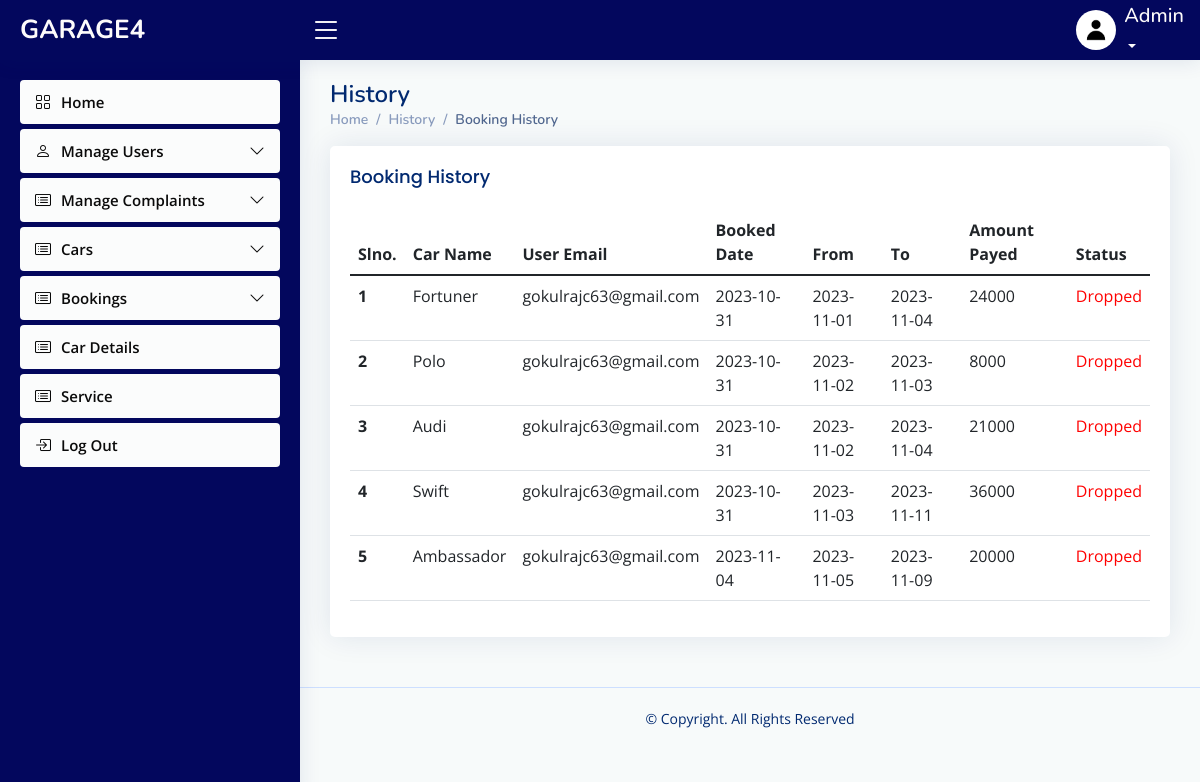
Page /admin/bookinghistory.php on the earlier database version.
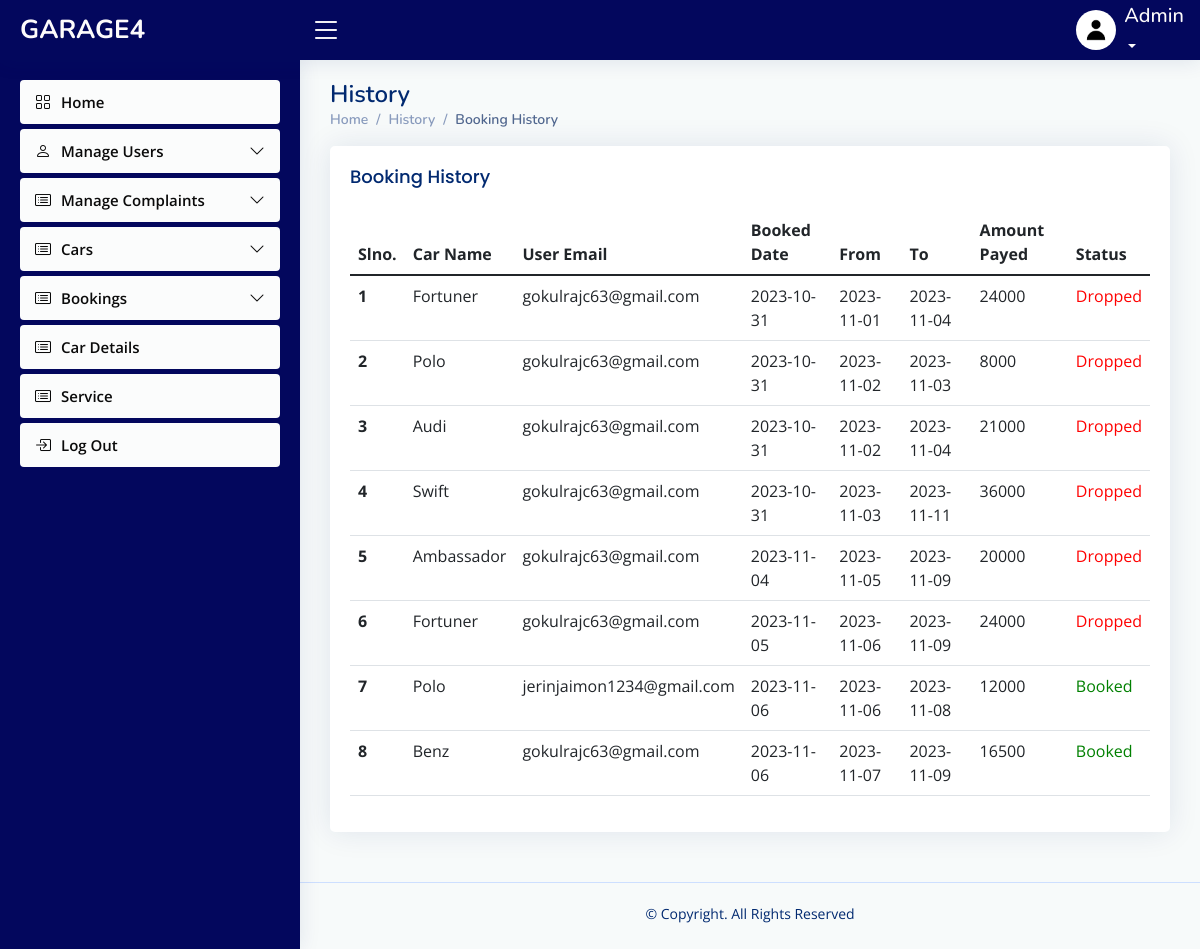
Same page on the later database version.
### tables this page shows
CREATE TABLE `booking` (
  `booking_id` int(11) NOT NULL,
  `carname` varchar(60) NOT NULL,
  `category` varchar(40) NOT NULL,
  `color` varchar(40) NOT NULL,
  `capacity` varchar(40) NOT NULL,
  `rate` varchar(40) NOT NULL,
  `car_id` varchar(20) NOT NULL,
  `email` varchar(50) NOT NULL,
  `days` varchar(40) NOT NULL,
  `bdate` date NOT NULL,
  `pick` date NOT NULL,
  `dropd` date NOT NULL,
  `total` varchar(40) NOT NULL,
  `status` int(11) NOT NULL,
  `payment` int(11) NOT NULL
);

### connect.php (called while the page is built, shortened)
<?php
$dbname="garage4";
$conn=mysqli_connect("localhost","root","",$dbname);
function select_data($sql)
{
  global $conn;
  $res = mysqli_query($conn, $sql);
  if ($res)
    return $res;
  else
    return False;
}
?>

### admin/bookinghistory.php (the view, shortened to what this page needs)
<?php
include("header.php");
?>
  <main id="main" class="main">
    <div class="pagetitle">
      <h1>History</h1>
      <nav>
        <ol class="breadcrumb">
          <li class="breadcrumb-item"><a href="viewcar.php">Home</a></li>
          <li class="breadcrumb-item">History</a></li>
          <li class="breadcrumb-item active">Booking History</li>
        </ol>
      </nav>
    </div>
    <div class="card">
          <div class="card-body">
            <h5 class="card-title">
            Booking History
            </h5>
    <section class="section dashboard">
      <div class="row">
      <section class="section">
      <div class="row">
        <div class="col-lg-12">
              <table class="table datatable">
                <thead>
                  <tr>
                    <th scope="col">Slno.</th>
                    <th scope="col">Car Name</th>
                    <th scope="col">User Email</th>
                    <th scope="col">Booked Date</th>
                    <th scope="col">From</th>
                    <th scope="col">To</th>
                    <th scope="col">Amount Payed</th>
                    <th scope="col">Status</th>
                  </tr>
                </thead>
                <tbody>
                <?php
               $sql = "select * from booking";
                $data=select_data($sql);
                $n=1;
                while ($row = mysqli_fetch_assoc($data)) {
                  ?>
                  <tr>
                  <th scope='row'><?php echo $n++; ?></th>
                 <td><?php echo  $row['carname'] ?></td>
                 <td><?php echo  $row['email'] ?></td>
                 <td> <?php echo $row['bdate'] ?></td>
                 <td><?php echo $row['pick'] ?></td>
                 <td><?php echo $row['dropd']?></td>
                 <td> <?php echo $row['total']  ?></td>
                 <td>
                                <?php
                                    if ($row['status'] == 1)
                                        echo "<p style='color: green;'>Booked</p>";
                                    else if ($row['status'] == 2)
                                        echo "<p style='color: red;'>Dropped</p>";
                                    ?>
                            </td>
                  <?php
                  }
                  ?>
                </tbody>
              </table>
            </div>
          </div>
        </div>
      </div>
  </main>
  <?php
include 'footer.php';
?>

### admin/header.php (shortened to what this page needs)
<?php
require("../connect.php");
   ?>
<!DOCTYPE html>
<html lang="en">
<head>
  <link href="assets/vendor/bootstrap/css/bootstrap.min.css" rel="stylesheet">
  <link href="assets/vendor/bootstrap-icons/bootstrap-icons.css" rel="stylesheet">
  <link href="assets/vendor/boxicons/css/boxicons.min.css" rel="stylesheet">
  <link href="assets/vendor/quill/quill.snow.css" rel="stylesheet">
  <link href="assets/vendor/quill/quill.bubble.css" rel="stylesheet">
  <link href="assets/vendor/remixicon/remixicon.css" rel="stylesheet">
  <link href="assets/vendor/simple-datatables/style.css" rel="stylesheet">
  <link href="assets/css/styleeee.css" rel="stylesheet">
</head>
<body>
  <header id="header" class="header fixed-top d-flex align-items-center">
    <div class="d-flex align-items-center justify-content-between">
      <a href="activeuser.php" class="logo d-flex align-items-center">
        <span class="d-none d-lg-block">GARAGE4</span>
      </a>
      <i class="bi bi-list toggle-sidebar-btn"></i>
    </div>
    <nav class="header-nav ms-auto">
      <ul class="d-flex align-items-center">
        <li class="nav-item dropdown pe-3">
          <a class="nav-link nav-profile d-flex align-items-center pe-0" href="#" data-bs-toggle="dropdown">
            <img src="assets/img/default.jpg" alt="Profile" class="rounded-circle">
            <span class="d-none d-md-block dropdown-toggle ps-2"><h5>Admin</h5></span>
          </a>
        </li>
      </ul>
    </nav>
  </header>
  <aside id="sidebar" class="sidebar">
    <ul class="sidebar-nav" id="sidebar-nav">
      <li class="nav-item">
        <a class="nav-link collapsed" href="index1.php">
          <i class="bi bi-grid"></i>
          <span>Home</span>
        </a>
      </li>
      <li class="nav-item">
        <a class="nav-link collapsed" data-bs-target="#user-nav" data-bs-toggle="collapse" href="#">
          <i class="bi bi-person"></i><span>Manage Users</span><i class="bi bi-chevron-down ms-auto"></i>
        </a>
      </li>
      <li class="nav-item">
        <a class="nav-link collapsed" data-bs-target="#icons-nav" data-bs-toggle="collapse" href="#">
          <i class="bi bi-card-list"></i><span>Manage Complaints</span><i class="bi bi-chevron-down ms-auto"></i>
        </a>
      </li>
      <li class="nav-item">
        <a class="nav-link collapsed" data-bs-target="#tables-nav" data-bs-toggle="collapse" href="#">
          <i class="bi bi-card-list"></i><span>Cars</span><i class="bi bi-chevron-down ms-auto"></i>
        </a>
      </li>
      <li class="nav-item">
        <a class="nav-link collapsed" data-bs-target="#tables-navii" data-bs-toggle="collapse" href="#">
          <i class="bi bi-card-list"></i><span>Bookings</span><i class="bi bi-chevron-down ms-auto"></i>
        </a>
      </li>
      <li class="nav-item">
        <a class="nav-link collapsed" href="cardetails.php">
          <i class="bi bi-card-list"></i>
          <span>Car Details</span>
        </a>
      </li>
      <li class="nav-item">
        <a class="nav-link collapsed" href="service.php">
          <i class="bi bi-card-list"></i>
          <span>Service</span>
        </a>
      </li>
      <li class="nav-item">
        <a class="nav-link collapsed" onclick="logout()">
          <i class="bi bi-box-arrow-in-right"></i>
          <span>Log Out</span>
        </a>
      </li>
    </ul>
  </aside>

### admin/footer.php (shortened to what this page needs)
<footer id="footer" class="footer">
<div class="copyright">
  &copy; Copyright. All Rights Reserved
</div>
<div class="credits">
</body>
</html>

### admin/assets/css/styleeee.css (style rules this page uses)
:root { scroll-behavior: smooth; }
body { font-family: "Open Sans", sans-serif; background: #f7fafa; color: #444444; }
a { color: #4154f1; text-decoration: none; }
h1, h2, h3, h4, h5, h6 { font-family: "Nunito", sans-serif; }
#main { margin-top: 60px; padding: 20px 30px; transition: all 0.3s; }
.pagetitle { margin-bottom: 10px; }
.pagetitle h1 { font-size: 24px; margin-bottom: 0; font-weight: 600; color: #012970; }
.card { margin-bottom: 30px; border: none; border-radius: 5px; box-shadow: 0px 0 30px rgba(1, 41, 112, 0.1); }
.card-title { padding: 20px 0 15px 0; font-size: 18px; font-weight: 500; color: #012970; font-family: "Poppins", sans-serif; }
.card-body { padding: 0 20px 20px 20px; }
.breadcrumb { font-size: 14px; font-family: "Nunito", sans-serif; color: #899bbd; font-weight: 600; }
.breadcrumb a { color: #899bbd; transition: 0.3s; }
.breadcrumb .breadcrumb-item::before { color: #899bbd; }
.breadcrumb .active { color: #51678f; font-weight: 600; }
.logo { line-height: 1; }
@media (min-width: 1200px) { .logo { width: 280px; } }
.logo span { font-size: 26px; font-weight: 700; color: #fdfbfb; font-family: "Nunito", sans-serif; }
.header { transition: all 0.5s; z-index: 997; height: 60px; box-shadow: 0px 2px 20px rgba(1, 41, 112, 0.1); background-color: #03075d; padding-left: 20px; }
.header .toggle-sidebar-btn { font-size: 32px; padding-left: 10px; cursor: pointer; color: #fdfbfb; }
.header-nav ul { list-style: none; }
.header-nav > ul { margin: 0; padding: 0; }
.header-nav .nav-profile { color: #fdfbfb; }
.header-nav .nav-profile img { max-height: 40px; }
.header-nav .nav-profile span { font-size: 14px; font-weight: 600; }
.sidebar { position: fixed; top: 60px; left: 0; bottom: 0; width: 300px; z-index: 996; transition: all 0.3s; padding: 20px; overflow-y: auto; scrollbar-width: thin; scrollbar-color: #aab7cf transparent; box-shadow: 0px 0px 20px rgba(1, 41, 112, 0.1); background-color:#03075d ; }
@media (min-width: 1200px) { #main, #footer { margin-left: 300px; } }
.sidebar-nav { padding: 0; margin: 0; list-style: none; }
.sidebar-nav li { padding: 0; margin: 0; list-style: none; }
.sidebar-nav .nav-item { margin-bottom: 5px; }
.sidebar-nav .nav-link { display: flex; align-items: center; font-size: 15px; font-weight: 600; color: #4154f1; transition: 0.3; background: #fdfeff; padding: 10px 15px; border-radius: 4px; }
.sidebar-nav .nav-link i { font-size: 16px; margin-right: 10px; color: #efeff5; }
.sidebar-nav .nav-link.collapsed { color: #0a0a0a; background: #fbfcfc; }
.sidebar-nav .nav-link.collapsed i { color: #080808; }
.sidebar-nav .nav-link .bi-chevron-down { margin-right: 0; transition: transform 0.2s ease-in-out; }
.footer { padding: 20px 0; font-size: 14px; transition: all 0.3s; border-top: 1px solid #cddfff; }
.footer .copyright { text-align: center; color: #012970; }
.footer .credits { padding-top: 5px; text-align: center; font-size: 13px; color: #012970; }

Differences in the rows shown:
added booking: carname "Fortuner", email "gokulrajc63@gmail.com", bdate "2023-11-05", pick "2023-11-06", dropd "2023-11-09", total "24000", status "Dropped"
added booking: carname "Polo", email "jerinjaimon1234@gmail.com", bdate "2023-11-06", pick "2023-11-06", dropd "2023-11-08", total "12000", status "Booked"
added booking: carname "Benz", email "gokulrajc63@gmail.com", bdate "2023-11-06", pick "2023-11-07", dropd "2023-11-09", total "16500", status "Booked"
